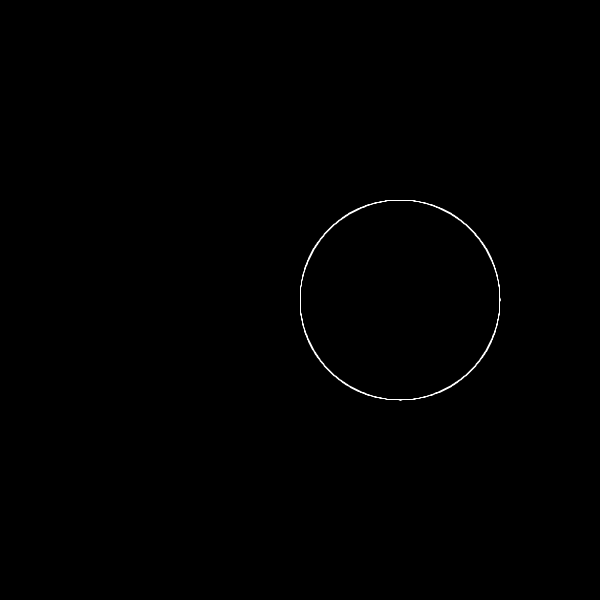
Frame 1 (no input)
Frame 60 (the mouse pressed at the canvas centre just before this capture): identical to frame 1, image omitted
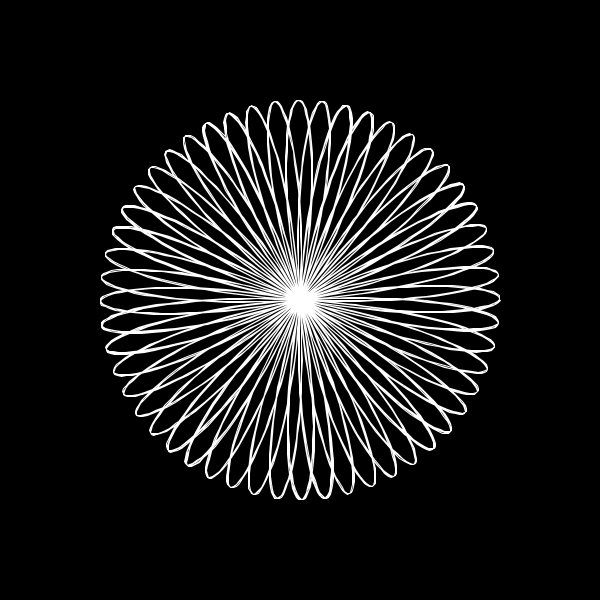
Frame 120 (the mouse held since frame 60 and released just before this capture)

The Processing sketch that drew these frames (run headless with seeded random() and noise(); from frame 60 on, the mouse is pressed at the canvas centre):

// Processing sketch: Rose
// ── Rose.pde
float k = 1;
void setup(){
  size(600,600);
  frameRate(15);
}

void draw(){
  background(0);
  translate(width/2,height/2);
  beginShape();
  stroke(255);
  noFill();
  for(float i=0;i<TWO_PI*10;i+=0.01){
    float r = 200 * cos(k * i);
    float x = r * cos(i);
    float y = r * sin(i);
    vertex(x,y);
  }
  endShape();
      //k += 0.01;
  if(mousePressed){
    k = random(0,10);
    println(k);
  }
}
